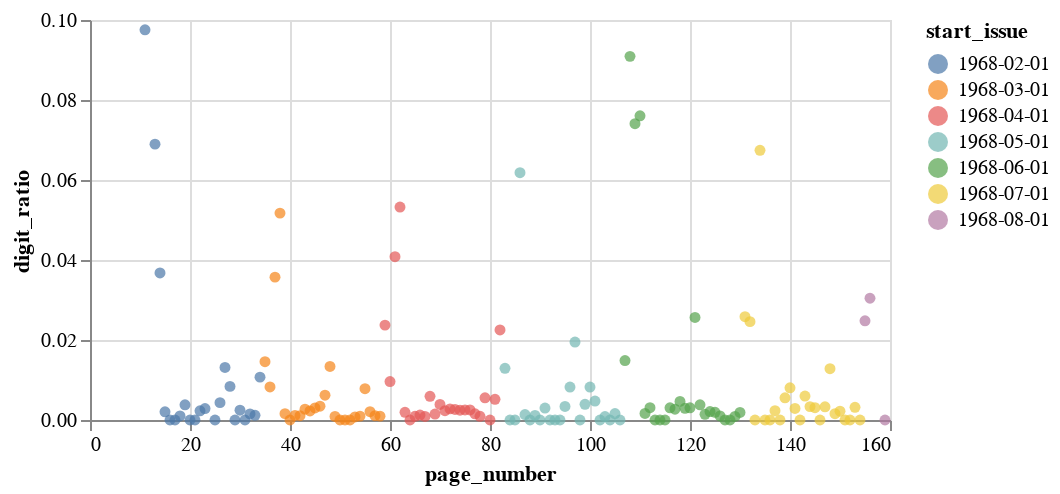

This figure's notebook cell:
### Code cell
alt.Chart(distribution_df).mark_circle().encode(
	x=alt.X("page_number").scale(zero=False),
	y=alt.Y('digit_ratio').scale(zero=False),
	color='start_issue:N',
	tooltip=['page_number', 'digit_ratio', 'start_issue', 'tokens_per_page', 'digits_per_page']
).properties(
	width=400,
	height=200
)

### Figure 1 — Vega-Lite specification as saved in the notebook (floating-point values rounded to 4 significant figures; data arrays with more than 128 entries replaced by an {"elided": "..."} marker saying what was removed)
{"config": {"view": {"continuousWidth": 300, "continuousHeight": 300}}, "data": {"name": "data-d9c37649f6a9e67f70f74c7b02d205cc"}, "mark": {"type": "circle"}, "encoding": {"color": {"field": "start_issue", "type": "nominal"}, "tooltip": [{"field": "page_number", "type": "quantitative"}, {"field": "digit_ratio", "type": "quantitative"}, {"field": "start_issue", "type": "nominal"}, {"field": "tokens_per_page", "type": "quantitative"}, {"field": "digits_per_page", "type": "quantitative"}], "x": {"field": "page_number", "scale": {"zero": false}, "type": "quantitative"}, "y": {"field": "digit_ratio", "scale": {"zero": false}, "type": "quantitative"}}, "height": 200, "width": 400, "$schema": "https://vega.github.io/schema/vega-lite/v5.8.0.json", "datasets": {"data-d9c37649f6a9e67f70f74c7b02d205cc": {"elided": "151 records"}}}
